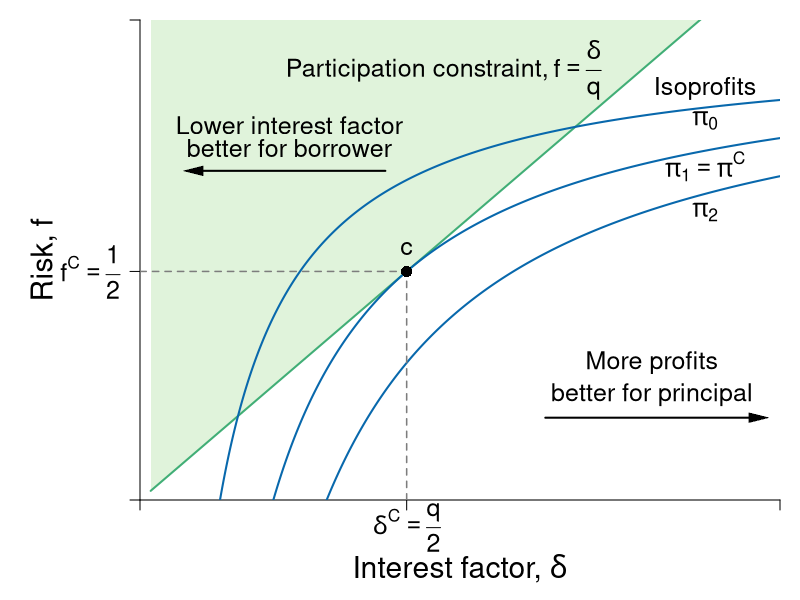

Write the R code that produced this figure.
#Graph Designer: Simon Halliday, Scott Cohn
#Authors: Bowles, Foley and Halliday
#Title: Coordination, Conflict and Competition: A Text in Microeconomics

library(shape)
pdf(file = "credit/contractual_risk.pdf", width = 8, height = 6)

#Set parameters for graphics
axislabelsize <- 1.8
labelsize <- 1.5
namesize <- 1.8
annotatesize <- 1.5
graphlinewidth <- 2
segmentlinewidth <- 1.5

COL <- c("#7fc97f", "#beaed4", "#fdc086", "#ffff99", "#386cb0", "#f0027f", "#bf5b17", "#666666")
COLA <- c("#e0f3db", "#99d8c9","#66c2a4","#41ae76", "#238b45", "#005824")
COLB <- c("#c6dbef", "#4eb3d3", "#2b8cbe", "#0868ac","#084081")
COLC <- c("#fcfbfd", "#efedf5", "#dadaeb", "#bcbddc", "#9e9ac8", "#807dba", "#6a51a3", "#54278f", "#3f007d")
grays <- gray.colors(25, start = 1, end = 0, alpha = 1)

#Edited the margins to cater for the larger LHS labels
par(mar =  c(5, 7, 1, 1))

PCFn <- function(delta, q = 0.5) {
  delta/q
}

isoreturnFn <- function(delta, pi=0.125) {
  1 - (pi)/delta
}

xlims <- c(0, 0.6)
ylims <- c(0, 1.05)

npts <- 501 
x <- seq(xlims[1], xlims[2], length.out = npts)
y <- seq(ylims[1], ylims[2], length.out = npts) 
a <- c(2, 4, 6)

plot(0, 0, xlim = xlims, ylim = ylims, type = "n",
     xlab = expression(paste("")),
     ylab = expression(paste("")), 
     xaxt = "n", 
     yaxt = "n", 
     cex.lab = axislabelsize, 
     bty = "n", 
     xaxs = "i", 
     yaxs = "i"
)


ticksy <- c(ylims[1], isoreturnFn(delta= 0.25), ylims[2])
ylabels <- c(NA, expression(paste(f^C, phantom()==frac(1,2))), NA)
ticksx <- c(xlims[1], 0.25, xlims[2])
xlabels <- c(NA, NA, NA)
text(0.25, -0.06, expression(paste(delta^C, phantom()==frac(q, 2))), xpd = TRUE, cex = labelsize) 


axis(1, at = ticksx, pos = 0, labels = xlabels, cex.axis = labelsize)
axis(2, at = ticksy, pos = 0, labels = ylabels, las = 1, cex.axis = labelsize)

npts <- 500 
xx1 <- seq(0.01, xlims[2], length.out = npts)
xx2 <- seq(0, xlims[2], length.out = npts)
xx3 <- seq(1.5, 2.5, length.out = npts)
xx4 <- seq(3, 5, length.out = npts)
xx5 <- seq(7, 9, length.out = npts)



#Draw the polygon for feasibility
xpoly1 <- c(0.01, xx1, 0.01, 0.01)
ypoly1 <- c(0.01, PCFn(xx1), ylims[2], 0.01)
polygon(x = xpoly1, y = ypoly1, col = COLA[1], density = NULL, border = NA)


#Draw the graphs
lines(xx1, PCFn(xx1), col = COLA[4], lwd = graphlinewidth)
lines(xx1, isoreturnFn(xx1), col = COLB[4], lwd = graphlinewidth)
lines(xx1, isoreturnFn(xx1, pi = 0.075), col = COLB[4], lwd = graphlinewidth)
lines(xx1, isoreturnFn(xx1, pi = 0.175), col = COLB[4], lwd = graphlinewidth)


#Label the feasible frontier
text(0.14, 0.82, expression("Lower interest factor"), cex = labelsize)
text(0.14, 0.77,  expression("better for borrower"), cex = labelsize)
Arrows(0.23, 0.72, 0.05, 0.72, col = "black", lty = 1, lwd = 2, arr.type = "triangle", arr.lwd = 0.5)

#text(0.14, 0.82, expression("Feasible combinations"), cex = labelsize)
#text(0.14, 0.77,  expression("of risk and interest"), cex = labelsize)
# text(3.2, 0.5, expression("(production possibilities frontier)"), cex = labelsize)
# Arrows(4.35, 0.95, 8.1, 0.95, col = "black", lty = 1, lwd = 2, arr.type = "triangle", arr.lwd = 0.5)

#Axis labels
#mtext(expression(paste("Interest factor, ", delta)), side = 1, line = 2.5, cex = axislabelsize)
text(-0.09, 0.5*(ylims[2]), expression(paste("Risk, ", f)), xpd = TRUE, cex = axislabelsize, srt = 90) 
text(0.5*(xlims[2]), -0.15, expression(paste("Interest factor, ", delta)), xpd = TRUE, cex = axislabelsize) 


Arrows(0.38, 0.18, 0.58, 0.18, col = "black", lty = 1, lwd = 2, arr.type = "triangle", arr.lwd = 0.5)
text(0.48, 0.3, expression(paste('More profits')), cex = labelsize, xpd = TRUE)
text(0.48, 0.23, expression(paste('better for principal')), cex = labelsize, xpd = TRUE)



#Label participation constraint
text(0.26, 0.94, expression(paste("Participation constraint,")), cex = labelsize)
text(0.41, 0.94, expression(paste(f == frac(delta, q))), cex = labelsize, xpd = TRUE)

#Label Iso-profit
text(0.53, 0.9, expression(paste("Isoprofits")), cex = labelsize)
text(0.53, 0.83, expression(paste(pi[0])), cex = labelsize)
text(0.53, 0.73, expression(paste(pi[1] == pi^C)), cex = labelsize)
text(0.53, 0.63, expression(paste(pi[2])), cex = labelsize)

segments(0, isoreturnFn(0.25), 0.25, isoreturnFn(0.25), lty = 2, col = grays[20] , lwd = segmentlinewidth)
segments(0.25, 0, 0.25, isoreturnFn(0.25), lty = 2, col = grays[20] , lwd = segmentlinewidth)
text(0.25, isoreturnFn(0.25) + 0.05, expression(paste(c)), cex = labelsize)
points(0.25, isoreturnFn(0.25), pch = 16, col = "black", cex = 1.5)



dev.off()
